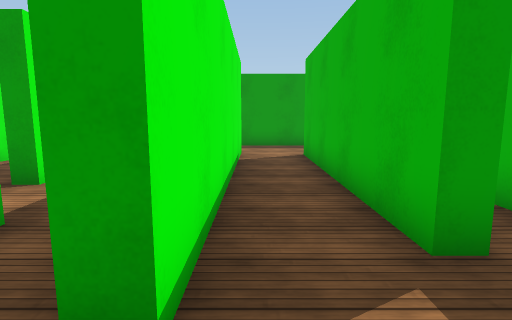
View 1 (above)

23 first-person views from a walk through a Unity game level. The camera is 1.3 m above the floor, tilts 8° down and sees 80° across. The floor is counted in squares, 1.07 m on a side. Each view is taken from the middle of a square. On the plan, view 1 faces up. The plan holds only what a view shows up to about 13 squares ahead; the rest is blank. The place goes on beyond the plan. The player character is not drawn. Surface patterns are stand-ins for the level's own textures.

View 2
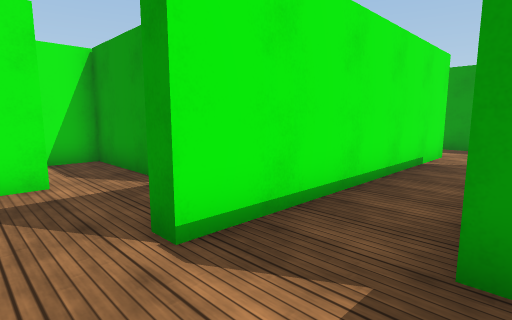

View 3
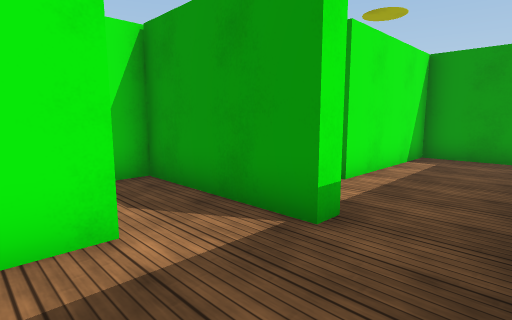

View 4
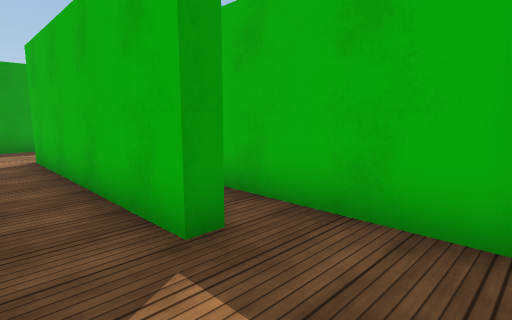

View 5
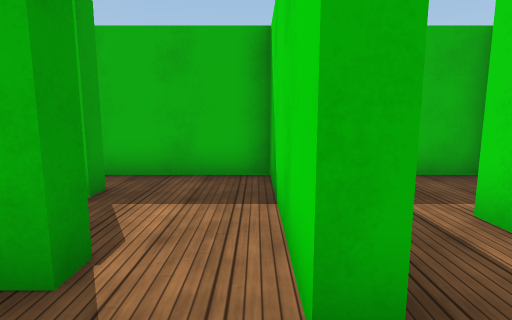

View 6
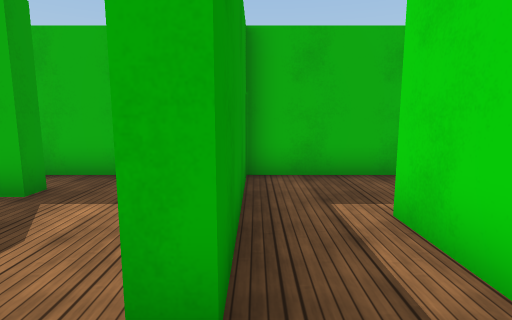

View 7
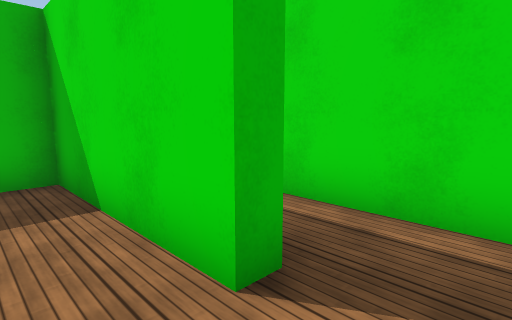

View 8
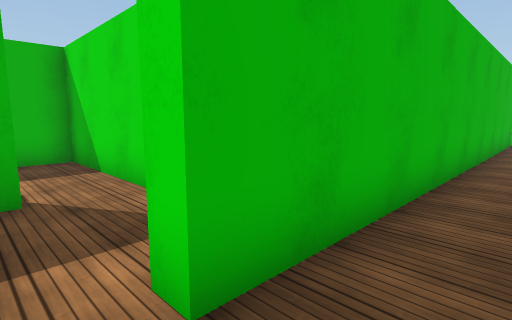

View 9
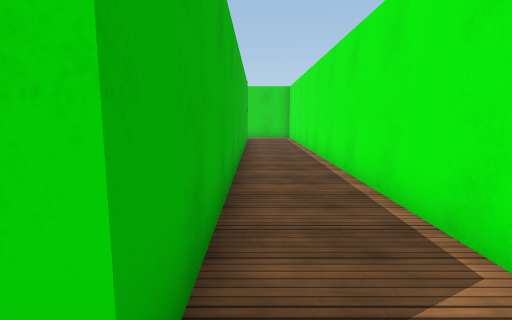

View 10
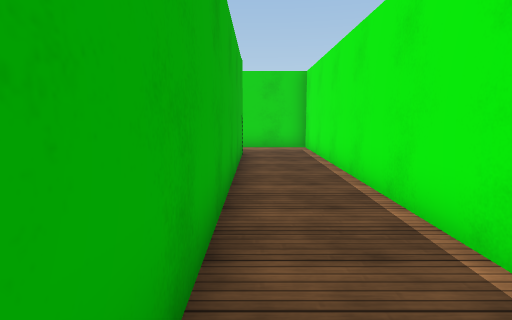

View 11
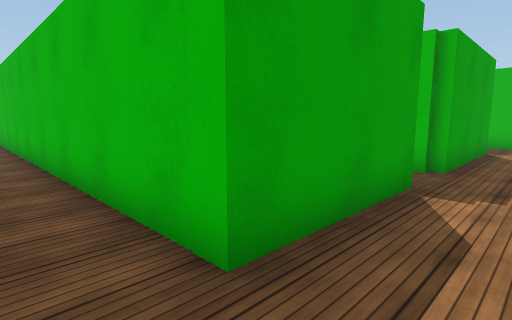

View 12
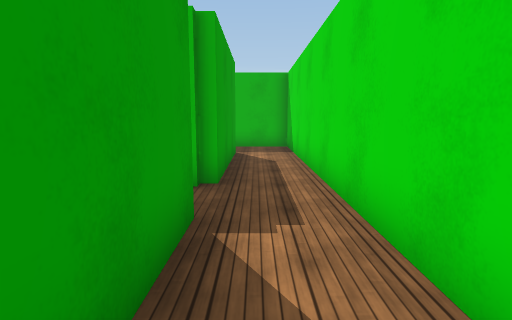

View 13
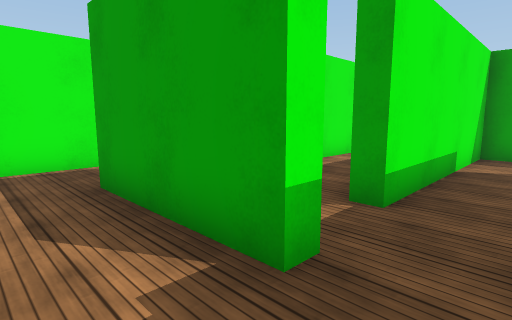

View 14
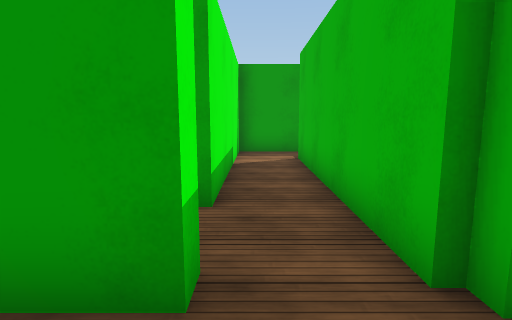

View 15
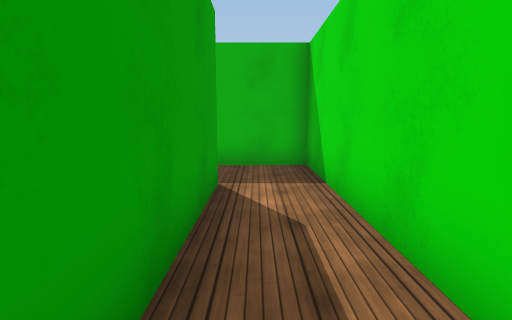

View 16
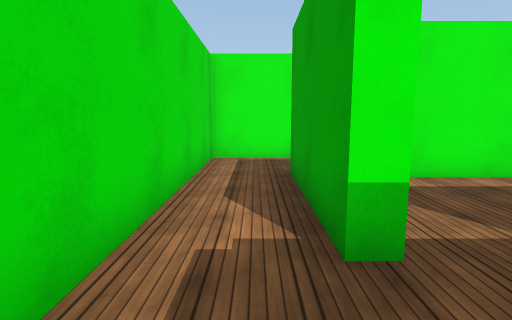

View 17
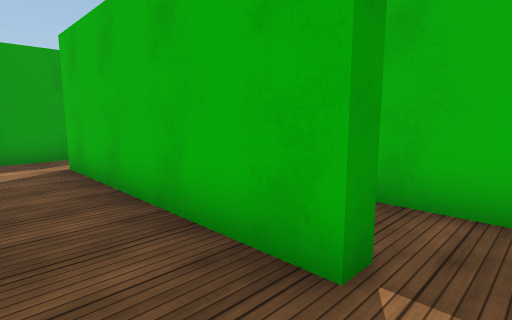

View 18
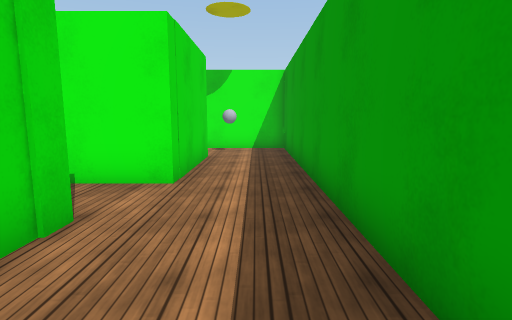

View 19
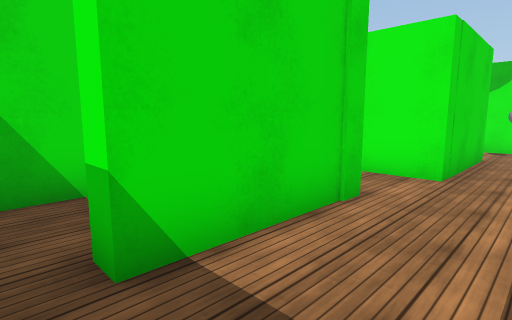

View 20
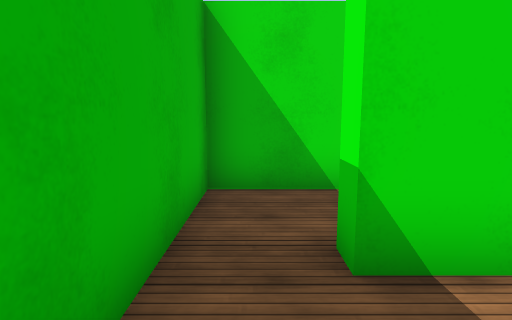

View 21
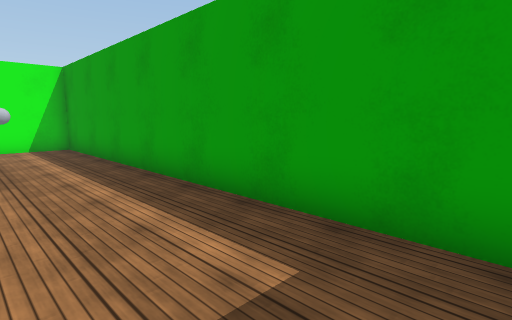

View 22
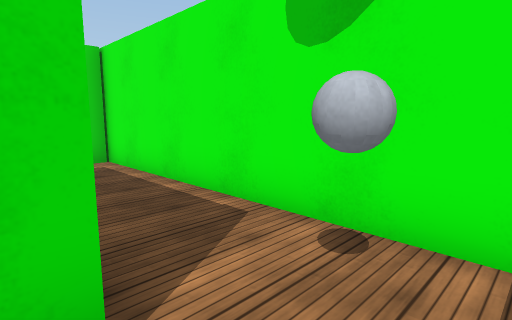

View 23
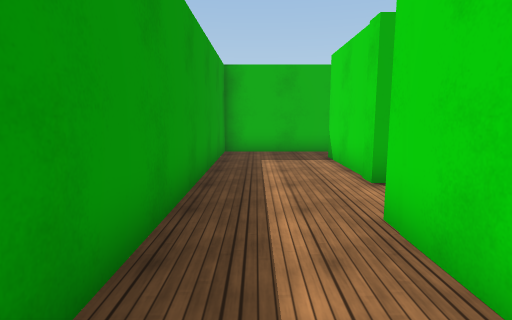

### Floor plan
Ten units are one square. View 1 is at (0, 0); x grows to the right and y downward. Boxes are objects, and circles mark ways between rooms. Rooms are numbered by the first view taken in them; rooms with no view inside come last. Other rooms are left out.
<svg viewBox="-75 -136 167 304">
<path fill="none" stroke="#000" d="M-40 -54 -45 -54M21 -25 15 -25 15 -98 52 -98M-45 -105 -5 -105 -5 -14 -11 -14M68 -94 68 -131 -70 -131 -70 -34M-15 3 33 3 33 -42M-11 -14 -11 -19M-15 8 -15 3M-40 -11 -40 -1M-29 -34 -29 -29M-28 27 8 27M4 8 -15 8M-5 136 -5 143 -46 143 -46 -11 -40 -11M-70 2 -70 163 87 163 87 140M66 143 15 143 15 139M-29 -29 -70 -29 -70 -16M-40 98 -40 120M-40 62 -40 81M-5 120 -11 120 -11 49M-6 32 -22 32M16 52 -5 52 -5 120M13 140 13 71M-18 -100 -40 -100 -40 -54M33 48 33 8 4 8"/>
<circle cx="-10" cy="-5" r="3" fill="#2a7"/>
<circle cx="-40" cy="-45" r="3" fill="#2a7"/>
<circle cx="-25" cy="10" r="3" fill="#2a7"/>
<circle cx="-40" cy="-20" r="3" fill="#2a7"/>
<circle cx="-20" cy="-30" r="3" fill="#2a7"/>
<circle cx="-5" cy="20" r="3" fill="#2a7"/>
<circle cx="5" cy="140" r="3" fill="#2a7"/>
<circle cx="-10" cy="125" r="3" fill="#2a7"/>
<circle cx="-5" cy="40" r="3" fill="#2a7"/>
<text x="0" y="-70">1</text>
<text x="-20" y="-10">2</text>
<text x="-20" y="20">3</text>
<text x="-50" y="100">4</text>
<text x="-20" y="80">5</text>
<text x="10" y="90">6</text>
<text x="-30" y="-70">7</text>
<text x="20" y="30">8</text>
</svg>
Room 1 opens to room 2. Room 1 opens to room 7. Room 2 opens to room 3. Room 2 opens to room 4. Room 2 opens to room 7. Room 3 opens to room 8. Room 4 opens to room 6. Room 5 opens to room 6. Room 5 opens to room 8.

Where each view was taken, in squares from view 1:
view 1: 0 up, 0 right, facing up
view 2: 0 up, 2 right, facing up-left
view 3: 0 up, 1 left, facing up-left
view 4: 0 up, 0 right, facing up-right
view 5: 0 up, 3 left, facing right
view 6: 1 down, 3 left, facing right
view 7: 1 up, 3 left, facing down-right
view 8: 2 up, 6 left, facing down-right
view 9: 2 up, 5 left, facing down
view 10: 4 down, 5 left, facing down
view 11: 16 down, 6 left, facing up-right
view 12: 15 down, 4 left, facing right
view 13: 16 down, 1 right, facing up-left
view 14: 16 down, 0 right, facing up
view 15: 15 down, 1 right, facing right
view 16: 15 down, 2 right, facing left
view 17: 13 down, 3 left, facing up-right
view 18: 12 up, 5 right, facing left
view 19: 12 up, 6 right, facing down-left
view 20: 12 up, 6 right, facing down
view 21: 10 up, 6 right, facing up-left
view 22: 12 up, 4 left, facing down-left
view 23: 12 up, 4 left, facing right
